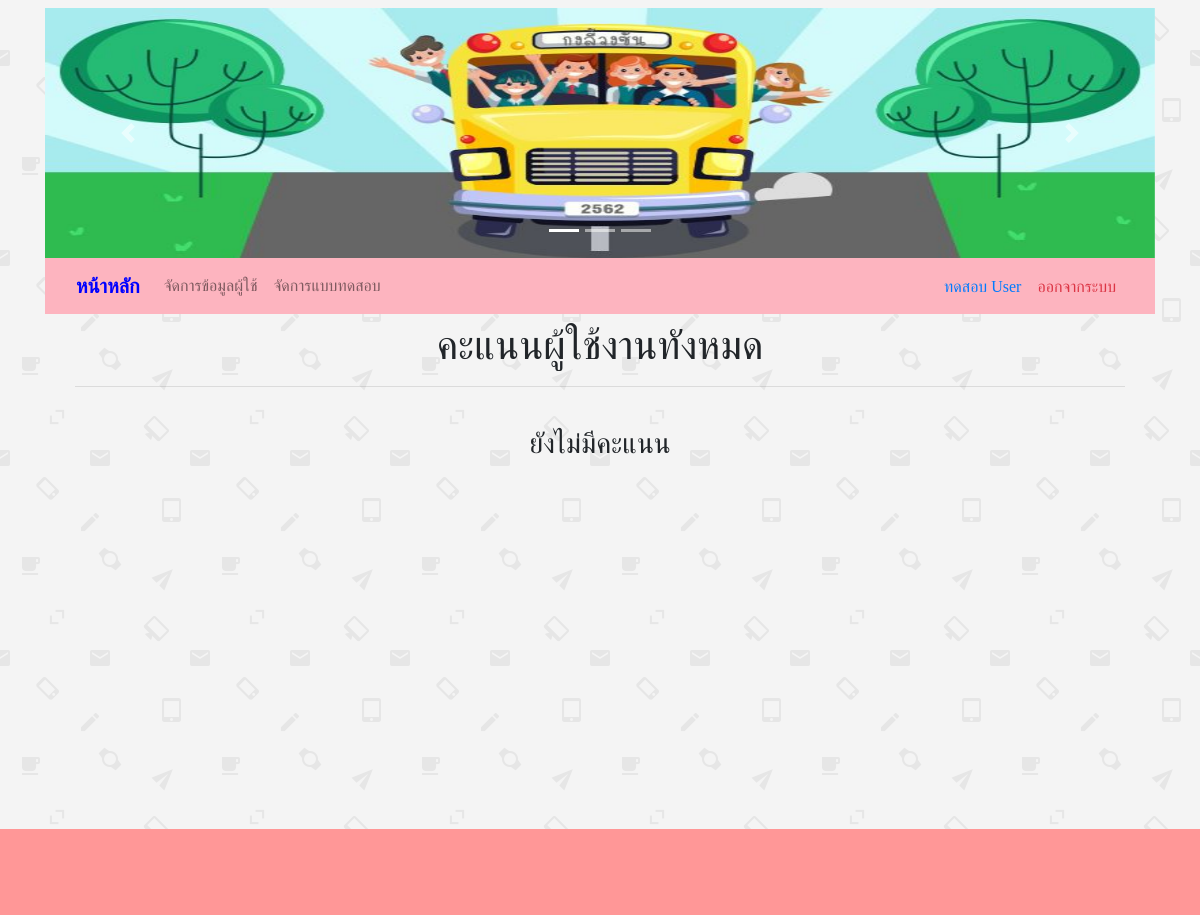
Before: /admin/index.php (signed in) with the older database file.
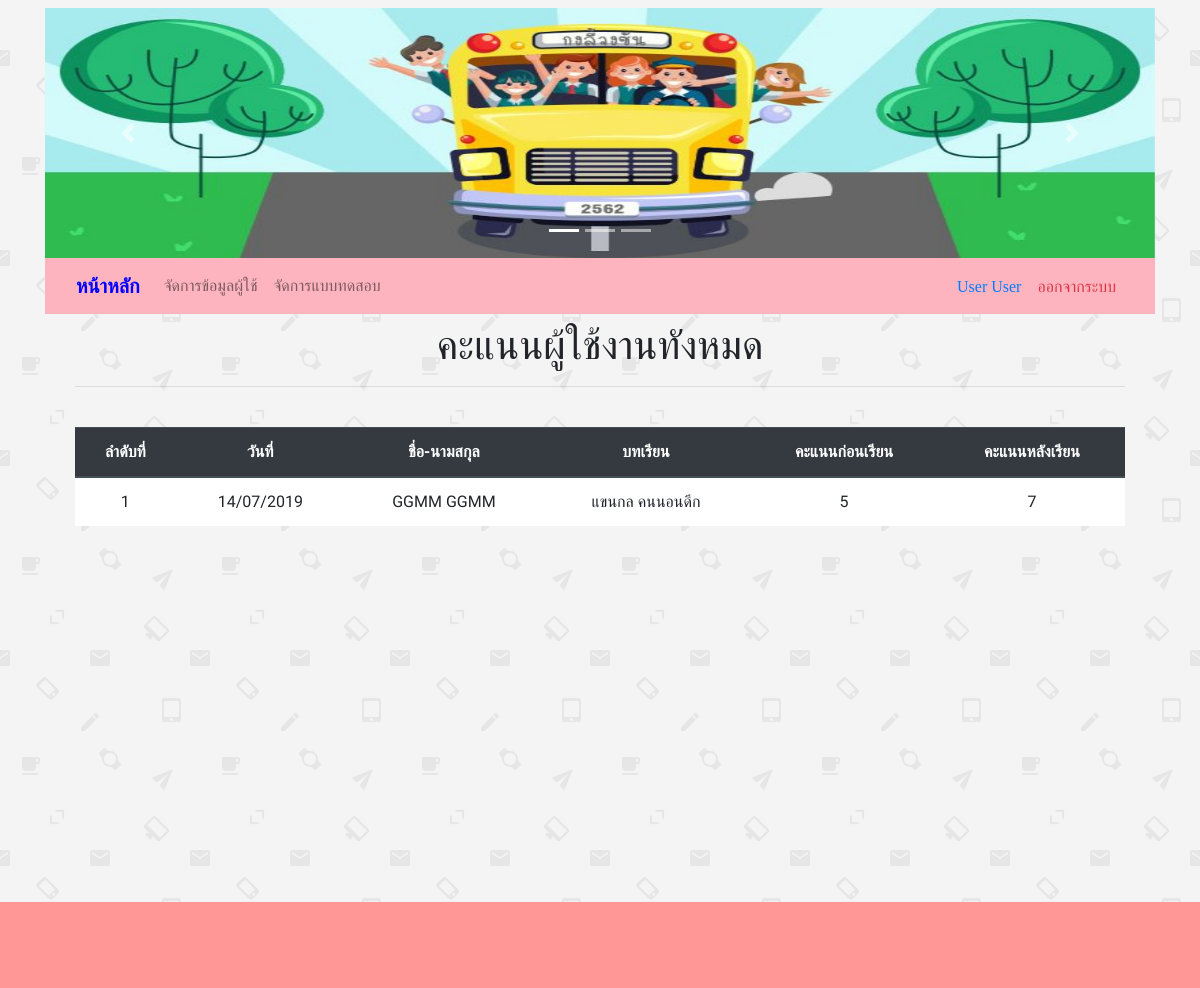
After: the same page with the newer database file.
### tables this page shows
CREATE TABLE `user_learning` (
  `user_learning_id` int(10) NOT NULL,
  `choice_id` int(10) NOT NULL,
  `user_id` int(10) NOT NULL,
  `user_learning_bf` int(20) NOT NULL,
  `user_learning_af` varchar(20) NOT NULL,
  `user_learning_status` int(1) NOT NULL,
  `user_learning_date` timestamp NOT NULL DEFAULT CURRENT_TIMESTAMP
);

CREATE TABLE `user` (
  `ID` int(5) NOT NULL,
  `Username` varchar(50) NOT NULL,
  `Password` varchar(200) NOT NULL,
  `Firstname` varchar(100) NOT NULL,
  `Lastname` varchar(100) NOT NULL,
  `email` varchar(100) NOT NULL,
  `phone` text NOT NULL,
  `Userlevel` varchar(1) NOT NULL,
  `user_date` date NOT NULL,
  `session_id` varchar(50) NOT NULL,
  `Status` varchar(1) NOT NULL
);

CREATE TABLE `choice` (
  `choice_id` int(11) NOT NULL,
  `choice_name` varchar(100) NOT NULL,
  `video` varchar(300) NOT NULL,
  `choice_detail` varchar(100) NOT NULL,
  `choice_status` int(1) NOT NULL
);

### admin/index_scoreall.php (the view)
<?php
$query_learning = "SELECT * FROM choice as c , user as u, user_learning as l where l.choice_id = c.choice_id and l.user_id = u.id order by convert(l.user_learning_af, UNSIGNED INTEGER) DESC" ;
$learning = mysqli_query($con,$query_learning) or die(mysqli_error());
$row_learning = mysqli_fetch_assoc($learning);
$totalRows_learning = mysqli_num_rows($learning);
?>
<div class="col-md-12">
 <div class="py-2">
  <div class="container">
    <div class="row">
      <div class="col-md-12">
        <h1 class="text-center">คะแนนผู้ใช้งานทังหมด</h1>
        <hr>
      </div>
    </div>
  </div>
</div>
<div class="py-3">
  <div class="container">
    <div class="row">
      <div class="col-md-12">
        <?php if ($totalRows_learning > 0) {?>
         <div class="table-responsive text-center">
          <table class="table table-hover" id="example" bgcolor="white">
            <thead class="thead-dark">
              <tr class="text-center">
                <th scope="col">ลำดับที่</th>
                <th scope="col">วันที่</th>
                <th scope="col">ชื่อ-นามสกุล</th>
                <th scope="col">บทเรียน</th>
                <th scope="col">คะแนนก่อนเรียน</th>
                <th scope="col">คะแนนหลังเรียน</th>
              </tr>
            </thead>
            <tbody>
              <?php
              $i = 1 ;
              do { ?>
                <tr class="text-center">
                  <td><?php echo $i; ?></td>
                  <td><?php echo date("d/m/Y" , strtotime($row_learning['user_learning_date'])); ?></td>
                  <td><?php echo $row_learning['Firstname']. "  " .$row_learning['Lastname']; ?></td>
                  <td><?php echo $row_learning['choice_name']; ?>
                  <td><?php echo $row_learning['user_learning_bf']; ?></td>
                  <td><?php echo $row_learning['user_learning_af']; ?></td>
                </tr>
                <?php
                $i += 1;
              } while ($row_learning = mysqli_fetch_assoc($learning)); ?>
            </tbody>
          </table>
      </div>
    <?php }else {
      echo "<h3> ยังไม่มีคะแนน </h3>";
    }
    mysqli_free_result($learning);?>
  </div>
</div>
</div>
</div>
</div>

### admin/navbar.php (shortened to what this page needs)
 <?php include '../model.php'; ?>
 <nav class="navbar navbar-expand-md navbar-light" style="background: #FDB4BF;">
  <div class="container">
  <div class="collapse navbar-collapse" id="navbar6">
    <a class="navbar-brand text-primary d-none d-md-block" href="index.php">
     <b><font color="blue">หน้าหลัก</font></b>
   </a>
   <?php if (isset($_SESSION["Userlevel"]) == "A") {
    ?>
    <ul class="navbar-nav">
      <li class="nav-item"> <a class="nav-link" href="index.php?su">จัดการข้อมูลผู้ใช้</a> </li>
      <li class="nav-item"> <a class="nav-link" href="index.php?sc">จัดการแบบทดสอบ</a> </li>
    </ul>
    <?php }?>
    <ul class="navbar-nav ml-auto">
      <li class="nav-item">
        <?php
        if (isset($_SESSION["Userlevel"]) == "A") { ?>
         <a class='fa text-primary nav-link' ><?php echo $_SESSION["User"]; ?></a>
       </li>
       <li class="nav-item">
         <?php echo "<a class='fa text-danger nav-link' href='logout.php'>ออกจากระบบ</a>"; }
         ?>
       </li>
     </ul>
   </div>
 </div>
</nav>

Changed rows visible on the page:
added user_learning: user_learning_date "14/07/2019", user.Firstname "GGMM", user.Lastname "GGMM", choice.choice_name "แขนกล คนนอนดึก", user_learning_bf "5", user_learning_af "7"
Other visible differences:
$_SESSION["User"]: "ทดสอบ User" → "User User"
text no longer shown: "ยังไม่มีคะแนน"
text now shown: "ลำดับที่ วันที่ ชื่อ-นามสกุล บทเรียน คะแนนก่อนเรียน คะแนนหลังเรียน"
